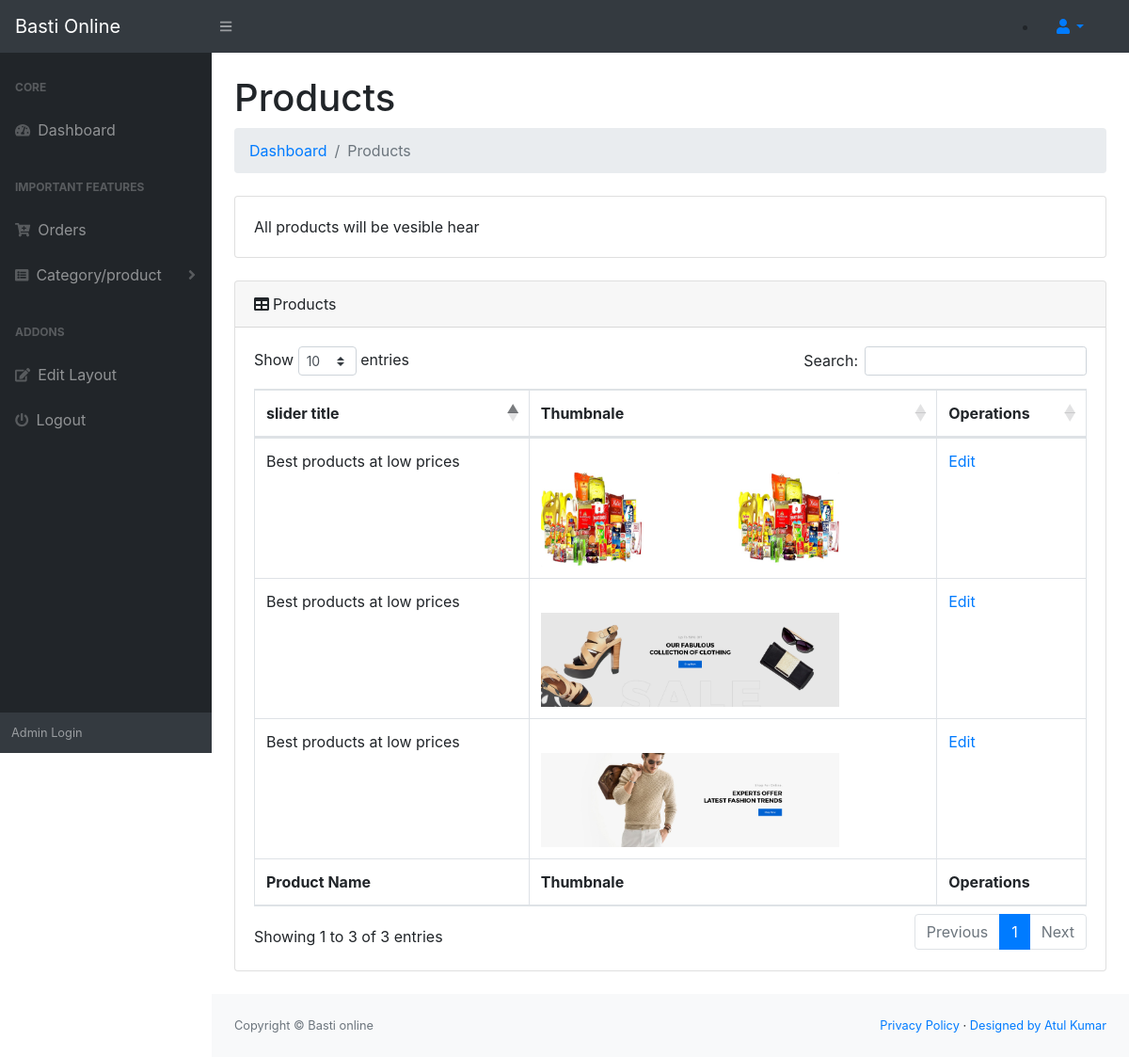
Page /admin/showslider.php (signed in) on the committed database.
### tables this page shows
CREATE TABLE `slider` (
  `id` int(11) NOT NULL,
  `name` varchar(255) NOT NULL,
  `thumb` varchar(255) NOT NULL
);

### admin/showslider.php (the view, shortened to what this page needs)
<?php
	require_once 'config/connect.php';
?>
<?php include 'header.php' ?>
    <body class="sb-nav-fixed">
        <?php include 'nav.php' ?>
            </div>
            <div id="layoutSidenav_content">
                <main>
                    <div class="container-fluid">
                        <h1 class="mt-4">Products</h1>
                        <ol class="breadcrumb mb-4">
                            <li class="breadcrumb-item"><a href="index.php">Dashboard</a></li>
                            <li class="breadcrumb-item active">Products</li>
                        </ol>
                        <div class="card mb-4">
                            <div class="card-body">All products will be vesible hear</div>
                        </div>
                        <div class="card mb-4">
                            <div class="card-header"><i class="fas fa-table mr-1"></i>Products</div>
                            <div class="card-body">
                                <div class="table-responsive">
                                    <table class="table table-bordered" id="dataTable" width="100%" cellspacing="0">
                                        <thead>
                                            <tr>
                                                <th>slider title</th>
                                                <th>Thumbnale</th>
                                                <th>Operations</th>
                                            </tr>
                                        </thead>
                                        <tfoot>
                                            <tr>
                                                <th>Product Name</th>
                                                <th>Thumbnale</th>
                                                <th>Operations</th>
                                            </tr>
                                        <tbody>
                                            <?php
                                               $sql = "SELECT * FROM slider";
                                               $res = mysqli_query($connection, $sql);
                                               while ($r=mysqli_fetch_assoc($res)) {
                                               ?>
                                                <tr>
                                            <td><?php echo $r['name']; ?></td>
                                            <td><?php if(isset($r['thumb']) & !empty($r['thumb'])){ ?>
                                                <br>
                                                    <img src="<?php echo $r['thumb'] ?>" widht="100px" height="100px">
                                                <?php }else{ echo "NO";} ?>
                                                   </td>
                                            <td><a href="editslider.php?id=<?php echo $r['id']; ?>">Edit</a>
                                        </tr>
                                        <?php } ?>
                                        </tbody>
                                    </table>
                                </div>
                            </div>
                        </div>
                    </div>
                </main>
<?php include'footer.php' ?>
    </body>
</html>

### rows in the picture
slider: name "Best products at low prices", thumb (picture)
slider: name "Best products at low prices", thumb (picture)
slider: name "Best products at low prices", thumb (picture)
